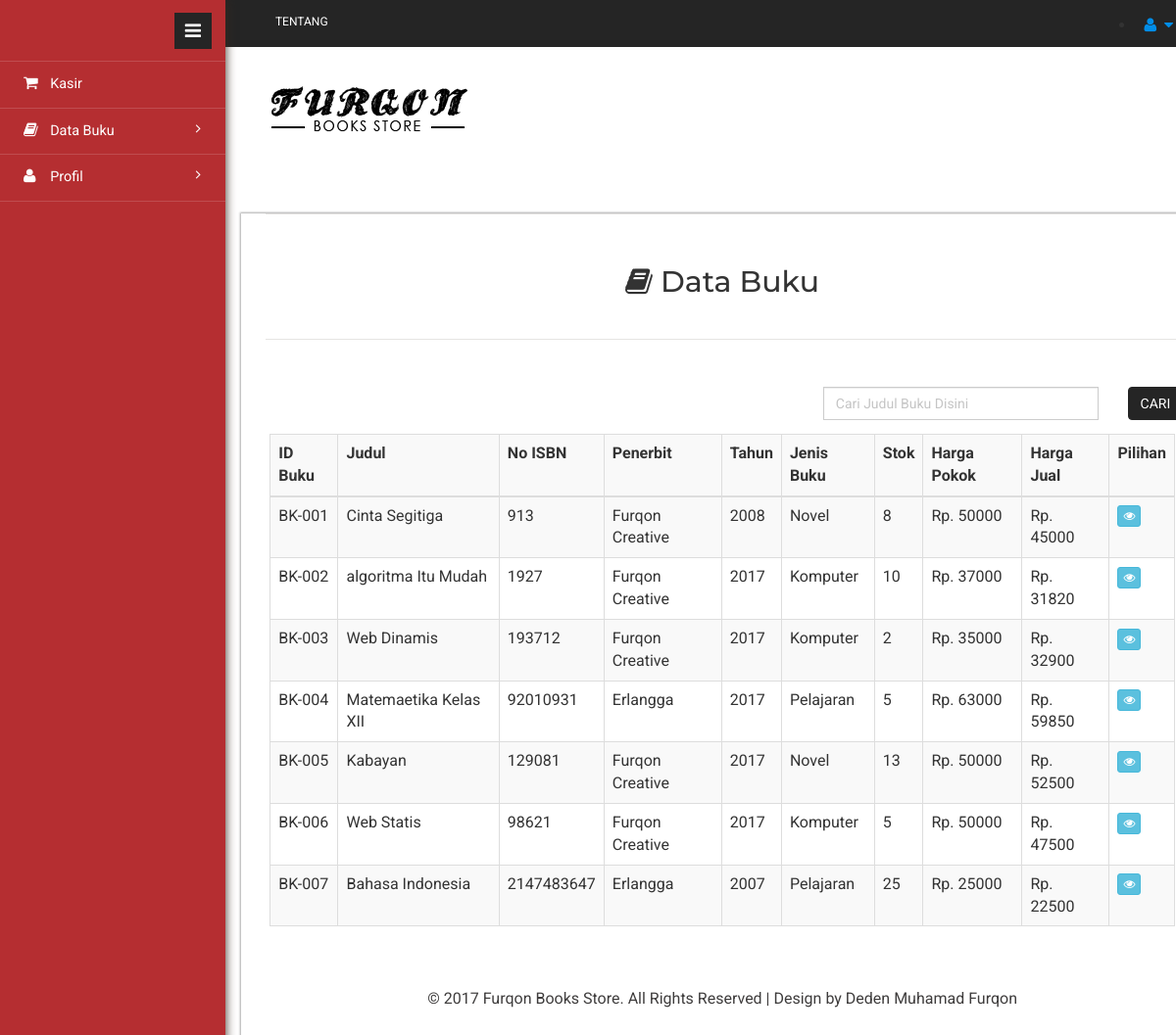
/kasir_FBS12345/data_buku.php (signed in), run on the app's committed database.
### tables this page shows
CREATE TABLE `buku` (
  `id_buku` varchar(11) NOT NULL,
  `judul` varchar(100) NOT NULL,
  `noisbn` int(11) NOT NULL,
  `penulis` varchar(100) NOT NULL,
  `penerbit` varchar(100) NOT NULL,
  `tahun` year(4) NOT NULL,
  `jenis_buku` enum('Novel','Pelajaran','Komputer','') NOT NULL,
  `stok` varchar(15) NOT NULL,
  `harga_pokok` varchar(15) NOT NULL,
  `harga_jual` varchar(15) NOT NULL,
  `ppn` varchar(15) NOT NULL,
  `diskon` varchar(15) NOT NULL
);

### koneksi/fungsi.php (called while the page is built, shortened)
<?php
function koneksi(){
	$con=mysqli_connect("localhost","root","");
	mysqli_select_db($con,"tokobuku");
	return $con ;
}
function query($string) {
$con=koneksi();
$hasil=mysqli_query($con,$string);
$bariss= array();
while ($baris=mysqli_fetch_assoc($hasil)) {
	$bariss[]=$baris;
}
return $bariss;
}
?>

### kasir_FBS12345/data_buku.php (the view, shortened to what this page needs)
<!DOCTYPE HTML>
<html>
<head>
<link href="css/bootstrap.min.css" rel='stylesheet' type='text/css' />
<link href="css/style.css" rel='stylesheet' type='text/css' />
<link href="css/sb-admin-2.css" rel="stylesheet">
<link href="css/font-awesome.css" rel="stylesheet">
<link rel="stylesheet" href="css/icon-font.min.css" type='text/css' />
</head>
<body>
   <div class="page-container">
	<div class="left-content">
	   <div class="inner-content">
			<div class="header-section">
						<div class="top_bg">
								<div class="header_top">
									<div class="top_right">
										<ul>
											<li><a href="Tentang.php">Tentang</a></li>
										</ul>
									</div>
									<div class="top_left">
                <li class="dropdown">
                    <a class="dropdown-toggle" data-toggle="dropdown" href="#">
                        <i class="fa fa-user fa-fw"></i> <i class="fa fa-caret-down"></i>
                    </a>
                </li>
									</div>
										<div class="clearfix"> </div>
								</div>
						</div>
				</div>
				<div class="header_bg">
							<div class="header">
								<div class="head-t">
									<div class="logo">
										<a href="index.php"><img src="images/logo_fbs.png" class="img-responsive" alt=""> </a>
									</div>
								<div class="clearfix"> </div>
							</div>
						</div>
				</div>
			<div class="content">
		<div class="fo-top-di">
			<div class="foot-top">
					<h2><i class="fa fa-book"></i>  Data Buku </h2>
			</div>
			<div class="footer">
			<div style = "margin-left:20px;" id = "input">
				<div class = "col-xs-12 col-sm-3">
				</div>
				<div class="col-xs-12 col-sm-4">
				</div>
				<div class = "col-xs-12 col-sm-4">
				<form method="POST" action="hasil_buku.php">
					<input class = "form-control" type ="search" placeholder="Cari Judul Buku Disini" name = "cari" required="" />
				</div>
				<div class = "col-xs-12 col-sm-1">
					<input class = "btn btn-primary" type="submit" value="CARI">
				</div>
		</div>
		<div class="footer">
			<table class="table table-striped table-bordered table-hover">
				<tr align="center">
					<th>ID Buku</th>
					<th>Judul</th>
					<th>No ISBN</th>
					<th>Penerbit</th>
					<th>Tahun</th>
					<th>Jenis Buku</th>
					<th>Stok</th>
					<th>Harga Pokok</th>
					<th>Harga Jual</th>
					<th>Pilihan</th>
				</tr>
				<tbody>
				      <?php require '../koneksi/fungsi.php';
      $sql=query("SELECT * FROM buku");
      foreach($sql as $data):
      ?>
    <tr>
      <td><?php echo $data['id_buku'];?></td>
      <td><?php echo $data['judul'];?></td>
      <td><?php echo $data['noisbn'];?></td>
      <td><?php echo $data['penerbit'];?></td>
      <td><?php echo $data['tahun'];?></td>
      <td><?php echo $data['jenis_buku'];?></td>
      <td><?php echo $data['stok'];?></td>
      <td>Rp. <?php echo $data['harga_pokok'];?></td>
      <td>Rp. <?php echo $data['harga_jual'];?></td>
      <td><?php echo '<a class="btn btn-xs btn-info" href="detail_buku.php?id_buku='. $data['id_buku'] . '"><i alt="detail" class="fa fa-eye"></i></a>&nbsp';?>
      </td>
    <?php
    endforeach;
    ?>
		 		</tbody>
			</table>
						<p>© 2017 Furqon Books Store. All Rights Reserved | Design by <a href="https://www.facebook.com/profile.php?id=100009339596491">Deden Muhamad Furqon</a></p>
			</div>
		</div>
</div>
				<div class="sidebar-menu">
					<header class="logo1">
						<a href="#" class="sidebar-icon"> <span class="fa fa-bars"></span> </a>
					</header>
                           <div class="menu">
									<ul id="menu" >
										<li><a href="index.php"><i class="fa fa-shopping-cart"></i> <span>Kasir</span></a></li>
										<li id="menu-academico" ><a href="#"><i class="fa fa-book"></i> <span> Data Buku </span> <span class="fa fa-angle-right" style="float: right"></span></a>
										</li>
										<li id="menu-academico" ><a href="#"><i class="fa fa-user"></i> <span> Profil </span> <span class="fa fa-angle-right" style="float: right"></span></a>
										</li>
								  </ul>
								</div>
							  </div>
							</div>
</body>
</html>

### data on the page
buku: id_buku "BK-001", judul "Cinta Segitiga", noisbn "913", penerbit "Furqon Creative", tahun "2008", jenis_buku "Novel", stok "8", harga_pokok "50000", harga_jual "45000"
buku: id_buku "BK-002", judul "algoritma Itu Mudah", noisbn "1927", penerbit "Furqon Creative", tahun "2017", jenis_buku "Komputer", stok "10", harga_pokok "37000", harga_jual "31820"
buku: id_buku "BK-003", judul "Web Dinamis", noisbn "193712", penerbit "Furqon Creative", tahun "2017", jenis_buku "Komputer", stok "2", harga_pokok "35000", harga_jual "32900"
buku: id_buku "BK-004", judul "Matemaetika Kelas XII", noisbn "92010931", penerbit "Erlangga", tahun "2017", jenis_buku "Pelajaran", stok "5", harga_pokok "63000", harga_jual "59850"
buku: id_buku "BK-005", judul "Kabayan", noisbn "129081", penerbit "Furqon Creative", tahun "2017", jenis_buku "Novel", stok "13", harga_pokok "50000", harga_jual "52500"
buku: id_buku "BK-006", judul "Web Statis", noisbn "98621", penerbit "Furqon Creative", tahun "2017", jenis_buku "Komputer", stok "5", harga_pokok "50000", harga_jual "47500"
buku: id_buku "BK-007", judul "Bahasa Indonesia", noisbn "2147483647", penerbit "Erlangga", tahun "2007", jenis_buku "Pelajaran", stok "25", harga_pokok "25000", harga_jual "22500"
